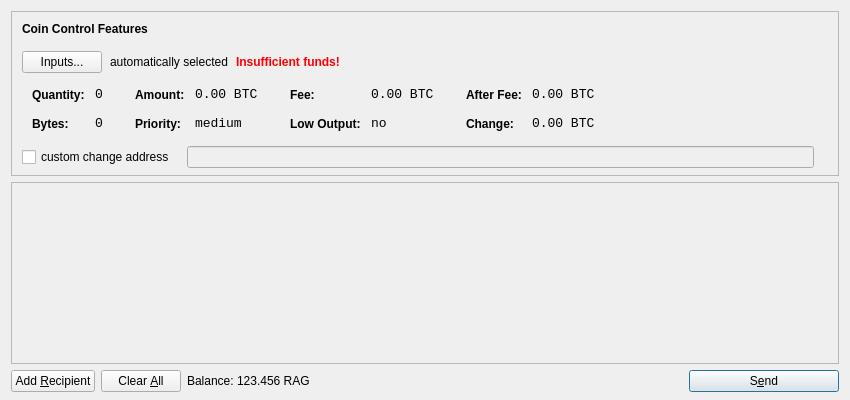
<?xml version="1.0" encoding="UTF-8"?>
<ui version="4.0">
 <class>SendCoinsDialog</class>
 <widget class="QDialog" name="SendCoinsDialog">
  <property name="geometry">
   <rect>
    <x>0</x>
    <y>0</y>
    <width>850</width>
    <height>400</height>
   </rect>
  </property>
  <property name="windowTitle">
   <string>Send Coins</string>
  </property>
  <layout class="QVBoxLayout" name="verticalLayout" stretch="0,1,0">
   <property name="bottomMargin">
    <number>8</number>
   </property>
   <item>
    <widget class="QFrame" name="frameCoinControl">
     <property name="sizePolicy">
      <sizepolicy hsizetype="Expanding" vsizetype="Expanding">
       <horstretch>0</horstretch>
       <verstretch>0</verstretch>
      </sizepolicy>
     </property>
     <property name="maximumSize">
      <size>
       <width>16777215</width>
       <height>16777215</height>
      </size>
     </property>
     <property name="frameShape">
      <enum>QFrame::StyledPanel</enum>
     </property>
     <property name="frameShadow">
      <enum>QFrame::Sunken</enum>
     </property>
     <layout class="QVBoxLayout" name="verticalLayoutCoinControl2">
      <property name="spacing">
       <number>-1</number>
      </property>
      <property name="leftMargin">
       <number>0</number>
      </property>
      <property name="topMargin">
       <number>0</number>
      </property>
      <property name="rightMargin">
       <number>0</number>
      </property>
      <property name="bottomMargin">
       <number>6</number>
      </property>
      <item>
       <layout class="QVBoxLayout" name="verticalLayoutCoinControl" stretch="0,0,0,0,1">
        <property name="spacing">
         <number>0</number>
        </property>
        <property name="leftMargin">
         <number>10</number>
        </property>
        <property name="topMargin">
         <number>10</number>
        </property>
        <item>
         <layout class="QHBoxLayout" name="horizontalLayoutCoinControl1">
          <property name="bottomMargin">
           <number>15</number>
          </property>
          <item>
           <widget class="QLabel" name="labelCoinControlFeatures">
            <property name="sizePolicy">
             <sizepolicy hsizetype="Preferred" vsizetype="Maximum">
              <horstretch>0</horstretch>
              <verstretch>0</verstretch>
             </sizepolicy>
            </property>
            <property name="font">
             <font>
              <weight>75</weight>
              <bold>true</bold>
             </font>
            </property>
            <property name="styleSheet">
             <string notr="true">font-weight:bold;</string>
            </property>
            <property name="text">
             <string>Coin Control Features</string>
            </property>
           </widget>
          </item>
         </layout>
        </item>
        <item>
         <layout class="QHBoxLayout" name="horizontalLayoutCoinControl2" stretch="0,0,0,0">
          <property name="spacing">
           <number>8</number>
          </property>
          <property name="bottomMargin">
           <number>10</number>
          </property>
          <item>
           <widget class="QPushButton" name="pushButtonCoinControl">
            <property name="styleSheet">
             <string notr="true"/>
            </property>
            <property name="text">
             <string>Inputs...</string>
            </property>
           </widget>
          </item>
          <item>
           <widget class="QLabel" name="labelCoinControlAutomaticallySelected">
            <property name="text">
             <string>automatically selected</string>
            </property>
            <property name="margin">
             <number>5</number>
            </property>
           </widget>
          </item>
          <item>
           <widget class="QLabel" name="labelCoinControlInsuffFunds">
            <property name="font">
             <font>
              <weight>75</weight>
              <bold>true</bold>
             </font>
            </property>
            <property name="styleSheet">
             <string notr="true">color:red;font-weight:bold;</string>
            </property>
            <property name="text">
             <string>Insufficient funds!</string>
            </property>
            <property name="margin">
             <number>5</number>
            </property>
           </widget>
          </item>
          <item>
           <spacer name="horizontalSpacerCoinControl">
            <property name="orientation">
             <enum>Qt::Horizontal</enum>
            </property>
            <property name="sizeHint" stdset="0">
             <size>
              <width>40</width>
              <height>1</height>
             </size>
            </property>
           </spacer>
          </item>
         </layout>
        </item>
        <item>
         <widget class="QWidget" name="widgetCoinControl" native="true">
          <property name="sizePolicy">
           <sizepolicy hsizetype="Preferred" vsizetype="Preferred">
            <horstretch>0</horstretch>
            <verstretch>0</verstretch>
           </sizepolicy>
          </property>
          <property name="minimumSize">
           <size>
            <width>0</width>
            <height>0</height>
           </size>
          </property>
          <property name="styleSheet">
           <string notr="true"/>
          </property>
          <layout class="QHBoxLayout" name="horizontalLayoutCoinControl5">
           <property name="margin">
            <number>0</number>
           </property>
           <item>
            <layout class="QHBoxLayout" name="horizontalLayoutCoinControl3" stretch="0,0,0,1">
             <property name="spacing">
              <number>20</number>
             </property>
             <property name="topMargin">
              <number>0</number>
             </property>
             <property name="bottomMargin">
              <number>10</number>
             </property>
             <item>
              <layout class="QFormLayout" name="formLayoutCoinControl1">
               <property name="horizontalSpacing">
                <number>10</number>
               </property>
               <property name="verticalSpacing">
                <number>14</number>
               </property>
               <property name="leftMargin">
                <number>10</number>
               </property>
               <property name="topMargin">
                <number>4</number>
               </property>
               <property name="rightMargin">
                <number>6</number>
               </property>
               <item row="0" column="0">
                <widget class="QLabel" name="labelCoinControlQuantityText">
                 <property name="styleSheet">
                  <string notr="true">font-weight:bold;</string>
                 </property>
                 <property name="text">
                  <string>Quantity:</string>
                 </property>
                 <property name="margin">
                  <number>0</number>
                 </property>
                </widget>
               </item>
               <item row="0" column="1">
                <widget class="QLabel" name="labelCoinControlQuantity">
                 <property name="font">
                  <font>
                   <family>Monospace</family>
                   <pointsize>10</pointsize>
                  </font>
                 </property>
                 <property name="cursor">
                  <cursorShape>IBeamCursor</cursorShape>
                 </property>
                 <property name="contextMenuPolicy">
                  <enum>Qt::ActionsContextMenu</enum>
                 </property>
                 <property name="text">
                  <string notr="true">0</string>
                 </property>
                 <property name="margin">
                  <number>0</number>
                 </property>
                 <property name="textInteractionFlags">
                  <set>Qt::LinksAccessibleByMouse|Qt::TextSelectableByKeyboard|Qt::TextSelectableByMouse</set>
                 </property>
                </widget>
               </item>
               <item row="1" column="0">
                <widget class="QLabel" name="labelCoinControlBytesText">
                 <property name="styleSheet">
                  <string notr="true">font-weight:bold;</string>
                 </property>
                 <property name="text">
                  <string>Bytes:</string>
                 </property>
                </widget>
               </item>
               <item row="1" column="1">
                <widget class="QLabel" name="labelCoinControlBytes">
                 <property name="font">
                  <font>
                   <family>Monospace</family>
                   <pointsize>10</pointsize>
                  </font>
                 </property>
                 <property name="cursor">
                  <cursorShape>IBeamCursor</cursorShape>
                 </property>
                 <property name="contextMenuPolicy">
                  <enum>Qt::ActionsContextMenu</enum>
                 </property>
                 <property name="text">
                  <string notr="true">0</string>
                 </property>
                 <property name="textInteractionFlags">
                  <set>Qt::LinksAccessibleByMouse|Qt::TextSelectableByKeyboard|Qt::TextSelectableByMouse</set>
                 </property>
                </widget>
               </item>
              </layout>
             </item>
             <item>
              <layout class="QFormLayout" name="formLayoutCoinControl2">
               <property name="horizontalSpacing">
                <number>10</number>
               </property>
               <property name="verticalSpacing">
                <number>14</number>
               </property>
               <property name="leftMargin">
                <number>6</number>
               </property>
               <property name="topMargin">
                <number>4</number>
               </property>
               <property name="rightMargin">
                <number>6</number>
               </property>
               <item row="0" column="0">
                <widget class="QLabel" name="labelCoinControlAmountText">
                 <property name="styleSheet">
                  <string notr="true">font-weight:bold;</string>
                 </property>
                 <property name="text">
                  <string>Amount:</string>
                 </property>
                 <property name="margin">
                  <number>0</number>
                 </property>
                </widget>
               </item>
               <item row="0" column="1">
                <widget class="QLabel" name="labelCoinControlAmount">
                 <property name="font">
                  <font>
                   <family>Monospace</family>
                   <pointsize>10</pointsize>
                  </font>
                 </property>
                 <property name="cursor">
                  <cursorShape>IBeamCursor</cursorShape>
                 </property>
                 <property name="contextMenuPolicy">
                  <enum>Qt::ActionsContextMenu</enum>
                 </property>
                 <property name="text">
                  <string notr="true">0.00 BTC</string>
                 </property>
                 <property name="textInteractionFlags">
                  <set>Qt::LinksAccessibleByMouse|Qt::TextSelectableByKeyboard|Qt::TextSelectableByMouse</set>
                 </property>
                </widget>
               </item>
               <item row="1" column="0">
                <widget class="QLabel" name="labelCoinControlPriorityText">
                 <property name="styleSheet">
                  <string notr="true">font-weight:bold;</string>
                 </property>
                 <property name="text">
                  <string>Priority:</string>
                 </property>
                </widget>
               </item>
               <item row="1" column="1">
                <widget class="QLabel" name="labelCoinControlPriority">
                 <property name="font">
                  <font>
                   <family>Monospace</family>
                   <pointsize>10</pointsize>
                  </font>
                 </property>
                 <property name="cursor">
                  <cursorShape>IBeamCursor</cursorShape>
                 </property>
                 <property name="contextMenuPolicy">
                  <enum>Qt::ActionsContextMenu</enum>
                 </property>
                 <property name="text">
                  <string>medium</string>
                 </property>
                 <property name="textInteractionFlags">
                  <set>Qt::LinksAccessibleByMouse|Qt::TextSelectableByKeyboard|Qt::TextSelectableByMouse</set>
                 </property>
                </widget>
               </item>
              </layout>
             </item>
             <item>
              <layout class="QFormLayout" name="formLayoutCoinControl3">
               <property name="horizontalSpacing">
                <number>10</number>
               </property>
               <property name="verticalSpacing">
                <number>14</number>
               </property>
               <property name="leftMargin">
                <number>6</number>
               </property>
               <property name="topMargin">
                <number>4</number>
               </property>
               <property name="rightMargin">
                <number>6</number>
               </property>
               <item row="0" column="0">
                <widget class="QLabel" name="labelCoinControlFeeText">
                 <property name="styleSheet">
                  <string notr="true">font-weight:bold;</string>
                 </property>
                 <property name="text">
                  <string>Fee:</string>
                 </property>
                 <property name="margin">
                  <number>0</number>
                 </property>
                </widget>
               </item>
               <item row="0" column="1">
                <widget class="QLabel" name="labelCoinControlFee">
                 <property name="font">
                  <font>
                   <family>Monospace</family>
                   <pointsize>10</pointsize>
                  </font>
                 </property>
                 <property name="cursor">
                  <cursorShape>IBeamCursor</cursorShape>
                 </property>
                 <property name="contextMenuPolicy">
                  <enum>Qt::ActionsContextMenu</enum>
                 </property>
                 <property name="text">
                  <string notr="true">0.00 BTC</string>
                 </property>
                 <property name="textInteractionFlags">
                  <set>Qt::LinksAccessibleByMouse|Qt::TextSelectableByKeyboard|Qt::TextSelectableByMouse</set>
                 </property>
                </widget>
               </item>
               <item row="1" column="0">
                <widget class="QLabel" name="labelCoinControlLowOutputText">
                 <property name="styleSheet">
                  <string notr="true">font-weight:bold;</string>
                 </property>
                 <property name="text">
                  <string>Low Output:</string>
                 </property>
                </widget>
               </item>
               <item row="1" column="1">
                <widget class="QLabel" name="labelCoinControlLowOutput">
                 <property name="font">
                  <font>
                   <family>Monospace</family>
                   <pointsize>10</pointsize>
                  </font>
                 </property>
                 <property name="cursor">
                  <cursorShape>IBeamCursor</cursorShape>
                 </property>
                 <property name="contextMenuPolicy">
                  <enum>Qt::ActionsContextMenu</enum>
                 </property>
                 <property name="text">
                  <string>no</string>
                 </property>
                 <property name="textInteractionFlags">
                  <set>Qt::LinksAccessibleByMouse|Qt::TextSelectableByKeyboard|Qt::TextSelectableByMouse</set>
                 </property>
                </widget>
               </item>
              </layout>
             </item>
             <item>
              <layout class="QFormLayout" name="formLayoutCoinControl4">
               <property name="horizontalSpacing">
                <number>10</number>
               </property>
               <property name="verticalSpacing">
                <number>14</number>
               </property>
               <property name="leftMargin">
                <number>6</number>
               </property>
               <property name="topMargin">
                <number>4</number>
               </property>
               <property name="rightMargin">
                <number>6</number>
               </property>
               <item row="0" column="0">
                <widget class="QLabel" name="labelCoinControlAfterFeeText">
                 <property name="styleSheet">
                  <string notr="true">font-weight:bold;</string>
                 </property>
                 <property name="text">
                  <string>After Fee:</string>
                 </property>
                 <property name="margin">
                  <number>0</number>
                 </property>
                </widget>
               </item>
               <item row="0" column="1">
                <widget class="QLabel" name="labelCoinControlAfterFee">
                 <property name="font">
                  <font>
                   <family>Monospace</family>
                   <pointsize>10</pointsize>
                  </font>
                 </property>
                 <property name="cursor">
                  <cursorShape>IBeamCursor</cursorShape>
                 </property>
                 <property name="contextMenuPolicy">
                  <enum>Qt::ActionsContextMenu</enum>
                 </property>
                 <property name="text">
                  <string notr="true">0.00 BTC</string>
                 </property>
                 <property name="textInteractionFlags">
                  <set>Qt::LinksAccessibleByMouse|Qt::TextSelectableByKeyboard|Qt::TextSelectableByMouse</set>
                 </property>
                </widget>
               </item>
               <item row="1" column="0">
                <widget class="QLabel" name="labelCoinControlChangeText">
                 <property name="styleSheet">
                  <string notr="true">font-weight:bold;</string>
                 </property>
                 <property name="text">
                  <string>Change:</string>
                 </property>
                </widget>
               </item>
               <item row="1" column="1">
                <widget class="QLabel" name="labelCoinControlChange">
                 <property name="font">
                  <font>
                   <family>Monospace</family>
                   <pointsize>10</pointsize>
                  </font>
                 </property>
                 <property name="cursor">
                  <cursorShape>IBeamCursor</cursorShape>
                 </property>
                 <property name="contextMenuPolicy">
                  <enum>Qt::ActionsContextMenu</enum>
                 </property>
                 <property name="text">
                  <string notr="true">0.00 BTC</string>
                 </property>
                 <property name="textInteractionFlags">
                  <set>Qt::LinksAccessibleByMouse|Qt::TextSelectableByKeyboard|Qt::TextSelectableByMouse</set>
                 </property>
                </widget>
               </item>
              </layout>
             </item>
            </layout>
           </item>
          </layout>
         </widget>
        </item>
        <item>
         <layout class="QHBoxLayout" name="horizontalLayoutCoinControl4" stretch="0,0,0">
          <property name="spacing">
           <number>12</number>
          </property>
          <property name="sizeConstraint">
           <enum>QLayout::SetDefaultConstraint</enum>
          </property>
          <property name="topMargin">
           <number>5</number>
          </property>
          <property name="rightMargin">
           <number>5</number>
          </property>
          <item>
           <widget class="QCheckBox" name="checkBoxCoinControlChange">
            <property name="text">
             <string>custom change address</string>
            </property>
           </widget>
          </item>
          <item>
           <widget class="QLineEdit" name="lineEditCoinControlChange">
            <property name="enabled">
             <bool>false</bool>
            </property>
            <property name="sizePolicy">
             <sizepolicy hsizetype="Expanding" vsizetype="Fixed">
              <horstretch>0</horstretch>
              <verstretch>0</verstretch>
             </sizepolicy>
            </property>
           </widget>
          </item>
          <item>
           <widget class="QLabel" name="labelCoinControlChangeLabel">
            <property name="sizePolicy">
             <sizepolicy hsizetype="Preferred" vsizetype="Expanding">
              <horstretch>0</horstretch>
              <verstretch>0</verstretch>
             </sizepolicy>
            </property>
            <property name="minimumSize">
             <size>
              <width>0</width>
              <height>0</height>
             </size>
            </property>
            <property name="text">
             <string/>
            </property>
            <property name="margin">
             <number>3</number>
            </property>
           </widget>
          </item>
         </layout>
        </item>
        <item>
         <spacer name="verticalSpacerCoinControl">
          <property name="orientation">
           <enum>Qt::Vertical</enum>
          </property>
          <property name="sizeHint" stdset="0">
           <size>
            <width>800</width>
            <height>1</height>
           </size>
          </property>
         </spacer>
        </item>
       </layout>
      </item>
     </layout>
    </widget>
   </item>
   <item>
    <widget class="QScrollArea" name="scrollArea">
     <property name="widgetResizable">
      <bool>true</bool>
     </property>
     <widget class="QWidget" name="scrollAreaWidgetContents">
      <property name="geometry">
       <rect>
        <x>0</x>
        <y>0</y>
        <width>830</width>
        <height>165</height>
       </rect>
      </property>
      <layout class="QVBoxLayout" name="verticalLayout_2">
       <property name="margin">
        <number>0</number>
       </property>
       <item>
        <layout class="QVBoxLayout" name="entries">
         <property name="spacing">
          <number>6</number>
         </property>
        </layout>
       </item>
       <item>
        <spacer name="verticalSpacer">
         <property name="orientation">
          <enum>Qt::Vertical</enum>
         </property>
         <property name="sizeHint" stdset="0">
          <size>
           <width>20</width>
           <height>40</height>
          </size>
         </property>
        </spacer>
       </item>
      </layout>
     </widget>
    </widget>
   </item>
   <item>
    <layout class="QHBoxLayout" name="horizontalLayout">
     <item>
      <widget class="QPushButton" name="addButton">
       <property name="toolTip">
        <string>Send to multiple recipients at once</string>
       </property>
       <property name="text">
        <string>Add &amp;Recipient</string>
       </property>
       <property name="icon">
        <iconset resource="../bitcoin.qrc">
         <normaloff>:/icons/add</normaloff>:/icons/add</iconset>
       </property>
       <property name="autoDefault">
        <bool>false</bool>
       </property>
      </widget>
     </item>
     <item>
      <widget class="QPushButton" name="clearButton">
       <property name="sizePolicy">
        <sizepolicy hsizetype="Minimum" vsizetype="Fixed">
         <horstretch>0</horstretch>
         <verstretch>0</verstretch>
        </sizepolicy>
       </property>
       <property name="toolTip">
        <string>Remove all transaction fields</string>
       </property>
       <property name="text">
        <string>Clear &amp;All</string>
       </property>
       <property name="icon">
        <iconset resource="../bitcoin.qrc">
         <normaloff>:/icons/remove</normaloff>:/icons/remove</iconset>
       </property>
       <property name="autoRepeatDelay">
        <number>300</number>
       </property>
       <property name="autoDefault">
        <bool>false</bool>
       </property>
      </widget>
     </item>
     <item>
      <layout class="QHBoxLayout" name="horizontalLayout_2">
       <property name="spacing">
        <number>3</number>
       </property>
       <item>
        <widget class="QLabel" name="label">
         <property name="text">
          <string>Balance:</string>
         </property>
        </widget>
       </item>
       <item>
        <widget class="QLabel" name="labelBalance">
         <property name="cursor">
          <cursorShape>IBeamCursor</cursorShape>
         </property>
         <property name="text">
          <string>123.456 RAG</string>
         </property>
         <property name="textInteractionFlags">
          <set>Qt::LinksAccessibleByMouse|Qt::TextSelectableByKeyboard|Qt::TextSelectableByMouse</set>
         </property>
        </widget>
       </item>
      </layout>
     </item>
     <item>
      <spacer name="horizontalSpacer">
       <property name="orientation">
        <enum>Qt::Horizontal</enum>
       </property>
       <property name="sizeHint" stdset="0">
        <size>
         <width>40</width>
         <height>20</height>
        </size>
       </property>
      </spacer>
     </item>
     <item>
      <widget class="QPushButton" name="sendButton">
       <property name="minimumSize">
        <size>
         <width>150</width>
         <height>0</height>
        </size>
       </property>
       <property name="toolTip">
        <string>Confirm the send action</string>
       </property>
       <property name="text">
        <string>S&amp;end</string>
       </property>
       <property name="icon">
        <iconset resource="../bitcoin.qrc">
         <normaloff>:/icons/send</normaloff>:/icons/send</iconset>
       </property>
       <property name="default">
        <bool>true</bool>
       </property>
      </widget>
     </item>
    </layout>
   </item>
  </layout>
 </widget>
 <resources>
  <include location="../bitcoin.qrc"/>
 </resources>
 <connections/>
</ui>
